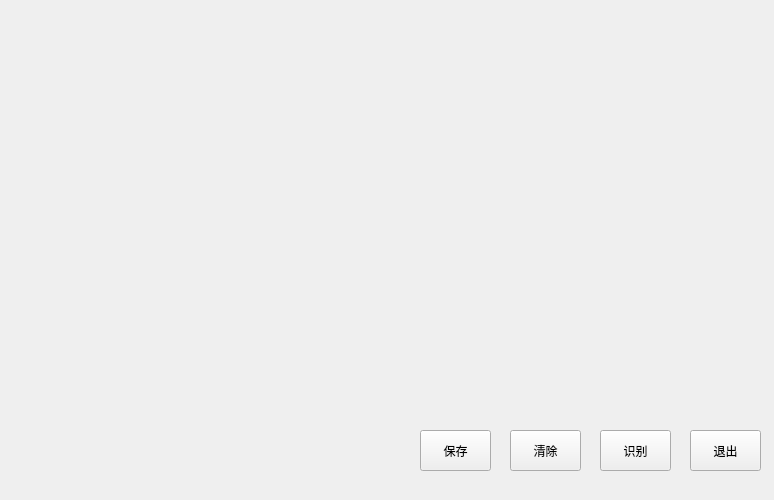
<?xml version="1.0" encoding="UTF-8"?>
<ui version="4.0">
 <class>doodleBoard</class>
 <widget class="QMainWindow" name="doodleBoard">
  <property name="geometry">
   <rect>
    <x>0</x>
    <y>0</y>
    <width>774</width>
    <height>500</height>
   </rect>
  </property>
  <property name="windowTitle">
   <string>doodleBoard</string>
  </property>
  <widget class="QWidget" name="centralWidget">
   <widget class="QPushButton" name="recognize">
    <property name="geometry">
     <rect>
      <x>600</x>
      <y>430</y>
      <width>71</width>
      <height>41</height>
     </rect>
    </property>
    <property name="styleSheet">
     <string notr="true">QPushButton{

}
QPushButton:pressed{
background-color:rgba(100,255,100,200);
border-color:rgba(255,255,255,30);
border-style:inset;
color:rgba(0,0,0,100);
}
QPushButton:hover{
background-color:rgba(100,255,100,100);
border-color:rgba(255,255,255,200);
color:rgba(0,0,0,200);
}</string>
    </property>
    <property name="text">
     <string>识别</string>
    </property>
   </widget>
   <widget class="QLabel" name="result">
    <property name="geometry">
     <rect>
      <x>420</x>
      <y>20</y>
      <width>331</width>
      <height>371</height>
     </rect>
    </property>
    <property name="text">
     <string/>
    </property>
   </widget>
   <widget class="QPushButton" name="close_button">
    <property name="geometry">
     <rect>
      <x>690</x>
      <y>430</y>
      <width>71</width>
      <height>41</height>
     </rect>
    </property>
    <property name="styleSheet">
     <string notr="true">QPushButton{

}
QPushButton:pressed{
background-color:rgba(100,255,100,200);
border-color:rgba(255,255,255,30);
border-style:inset;
color:rgba(0,0,0,100);
}
QPushButton:hover{
background-color:rgba(100,255,100,100);
border-color:rgba(255,255,255,200);
color:rgba(0,0,0,200);
}</string>
    </property>
    <property name="text">
     <string>退出</string>
    </property>
   </widget>
   <widget class="QPushButton" name="save_button">
    <property name="geometry">
     <rect>
      <x>420</x>
      <y>430</y>
      <width>71</width>
      <height>41</height>
     </rect>
    </property>
    <property name="styleSheet">
     <string notr="true">QPushButton{

}
QPushButton:pressed{
background-color:rgba(100,255,100,200);
border-color:rgba(255,255,255,30);
border-style:inset;
color:rgba(0,0,0,100);
}
QPushButton:hover{
background-color:rgba(100,255,100,100);
border-color:rgba(255,255,255,200);
color:rgba(0,0,0,200);
}</string>
    </property>
    <property name="text">
     <string>保存</string>
    </property>
   </widget>
   <widget class="QPushButton" name="clear_button">
    <property name="geometry">
     <rect>
      <x>510</x>
      <y>430</y>
      <width>71</width>
      <height>41</height>
     </rect>
    </property>
    <property name="styleSheet">
     <string notr="true">QPushButton{

}
QPushButton:pressed{
background-color:rgba(100,255,100,200);
border-color:rgba(255,255,255,30);
border-style:inset;
color:rgba(0,0,0,100);
}
QPushButton:hover{
background-color:rgba(100,255,100,100);
border-color:rgba(255,255,255,200);
color:rgba(0,0,0,200);
}</string>
    </property>
    <property name="text">
     <string>清除</string>
    </property>
   </widget>
  </widget>
 </widget>
 <layoutdefault spacing="6" margin="11"/>
 <resources/>
 <connections/>
</ui>
